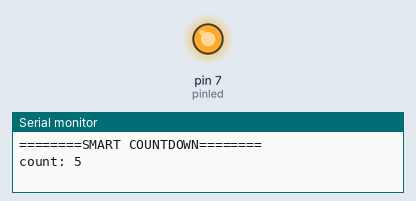
Simulated run of this sketch. Board: Arduino Uno, built with avr-gcc and run on an emulated ATmega328P. Shown: output pins drawn as LEDs (lit = HIGH), the last lines printed to the serial monitor.

Above: at 0.1 s.
At 22.6 s:
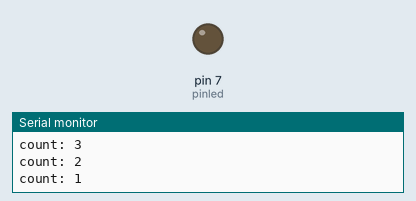
Timing chart, 0 to 24.1 s (numbered marks = the images above):
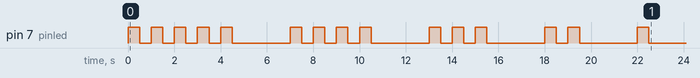

The sketch:

SmartCountdown_benjamin.ino
```cpp
int startvalue = 5;
int pinled = 7;

void flashled(int times) {

  for (int flashCount = 0; flashCount < times; flashCount++) {

    digitalWrite(pinled, HIGH);
    delay(500);              //

    digitalWrite(pinled, LOW);
    delay(500);              //
  }
}

void setup() {
  pinMode(pinled, OUTPUT);

  Serial.begin(9600);
  Serial.println("========SMART COUNTDOWN========");

  for (int count = startvalue; count > 0; count = count - 1) {

    Serial.print("count: ");
    Serial.println(count);

    flashled(count);

    delay(2000);
  }


  Serial.println("======Countdown is Complete======");
}

void loop() {}
```
